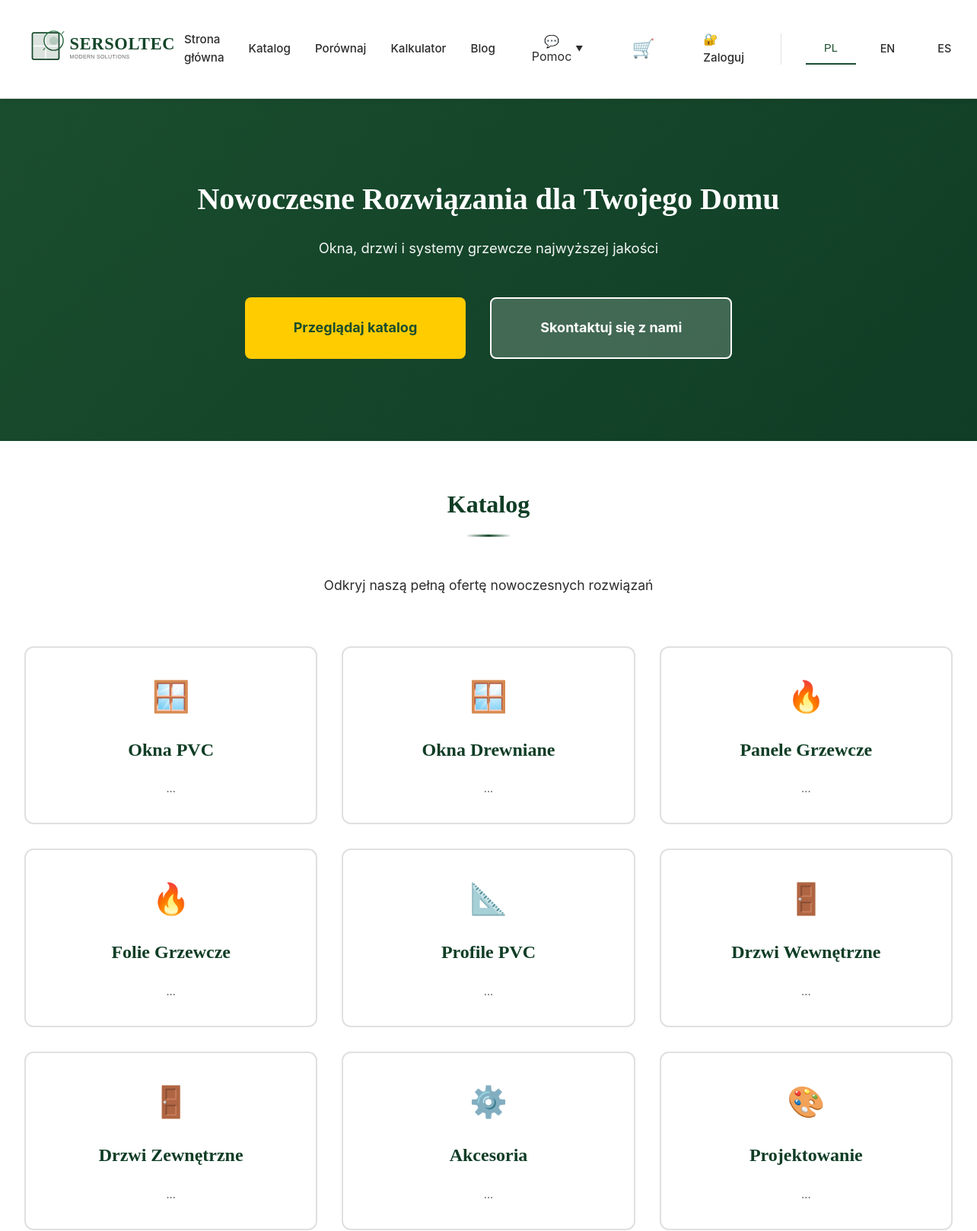
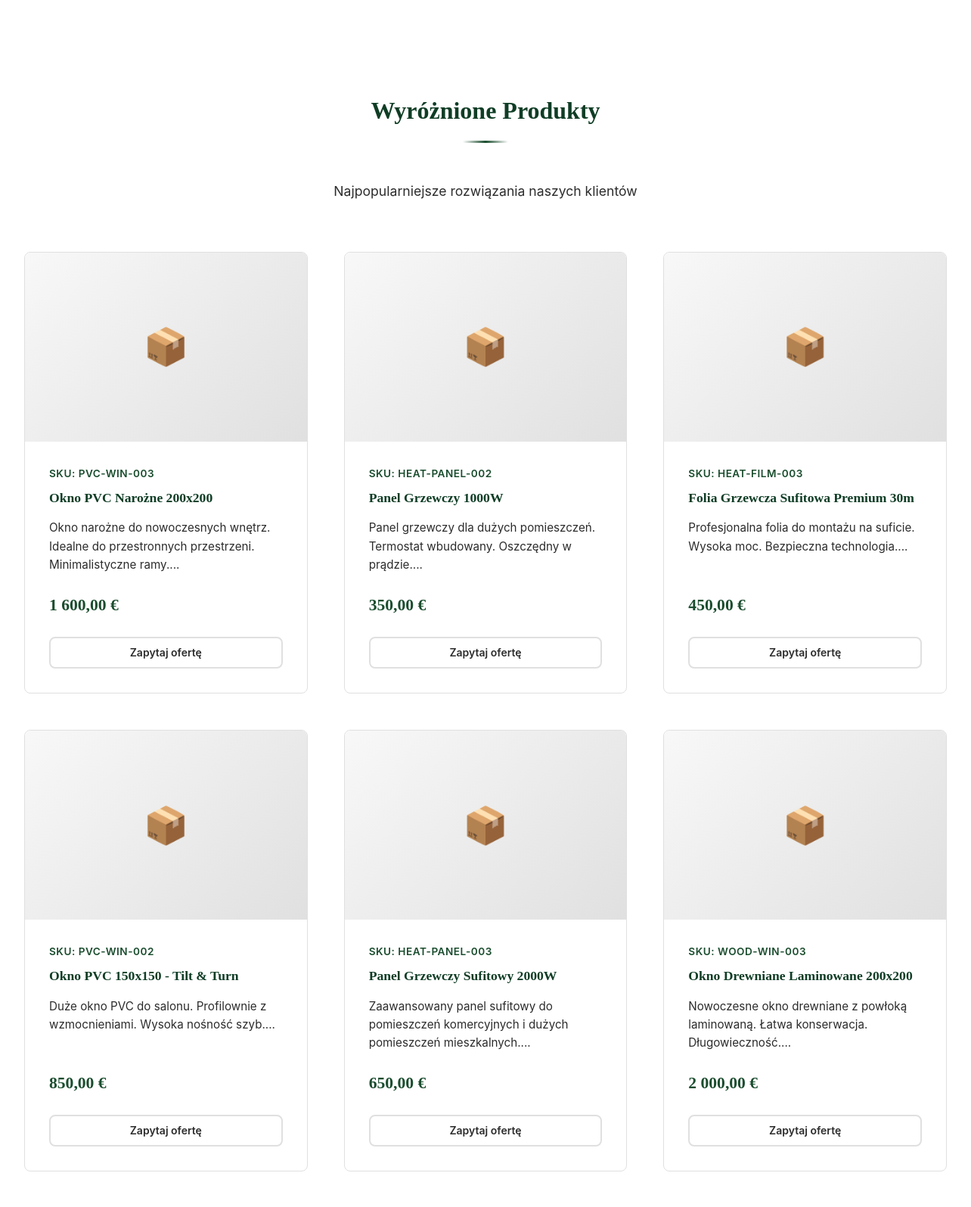
The page / (upper part) on the database its author committed (2 pictures, top to bottom).
### tables this page shows
CREATE TABLE `categories` (
  `id` int NOT NULL AUTO_INCREMENT,
  `slug` varchar(100) NOT NULL,
  `name_pl` varchar(255) NOT NULL,
  `name_en` varchar(255) NOT NULL,
  `name_es` varchar(255) NOT NULL,
  `description_pl` text,
  `description_en` text,
  `description_es` text,
  `icon` varchar(50) DEFAULT NULL,
  `order` int DEFAULT '0',
  `active` tinyint DEFAULT '1',
  `created_at` timestamp NULL DEFAULT CURRENT_TIMESTAMP,
  PRIMARY KEY (`id`),
  UNIQUE KEY `slug` (`slug`)
);

CREATE TABLE `products` (
  `id` int NOT NULL AUTO_INCREMENT,
  `category_id` int NOT NULL,
  `sku` varchar(100) NOT NULL,
  `name_pl` varchar(255) NOT NULL,
  `name_en` varchar(255) NOT NULL,
  `name_es` varchar(255) NOT NULL,
  `description_pl` text,
  `description_en` text,
  `description_es` text,
  `specifications` json DEFAULT NULL,
  `price_base` decimal(10,2) DEFAULT NULL,
  `price_min` decimal(10,2) DEFAULT NULL,
  `price_max` decimal(10,2) DEFAULT NULL,
  `unit` varchar(50) DEFAULT NULL,
  `image` varchar(255) DEFAULT NULL,
  `images` json DEFAULT NULL,
  `weight` decimal(10,3) DEFAULT NULL,
  `active` tinyint DEFAULT '1',
  `b2b_only` tinyint DEFAULT '0',
  `created_at` timestamp NULL DEFAULT CURRENT_TIMESTAMP,
  `updated_at` timestamp NULL DEFAULT CURRENT_TIMESTAMP ON UPDATE CURRENT_TIMESTAMP,
  PRIMARY KEY (`id`),
  UNIQUE KEY `sku` (`sku`),
  KEY `category_id` (`category_id`),
  KEY `active` (`active`),
  CONSTRAINT `products_ibfk_1` FOREIGN KEY (`category_id`) REFERENCES `categories` (`id`) ON DELETE CASCADE
);

### config.php (called while the page is built, shortened)
<?php
if (!function_exists('safe_currency_symbol')) {
    function safe_currency_symbol(): string {
        return '€';
    }
}
function getCurrentLanguage() {
    return $_SESSION['language'] ?? 'pl';
}
function t($key, $lang = null) {
    global $translations;
    if ($lang === null) {
        $lang = getCurrentLanguage();
    }
    return $translations[$lang][$key] ?? $key;
}
if (!function_exists('formatPrice')) {
    function formatPrice($price) {
        return number_format($price, 2, ',', ' ') . ' ' . safe_currency_symbol();
    }
}

### includes/get-category-svg.php (called while the page is built, shortened)
<?php
function getCategorySvgIcon(string $slug): string
{
    return trim($icons[$slug] ?? '');
}

### index.php (the view, shortened to what this page needs)
<?php
require_once 'config.php';
require_once 'includes/get-category-svg.php';
$current_lang = getCurrentLanguage();
$stmt = $pdo->query("SELECT * FROM categories WHERE active = 1 ORDER BY `order`");
$categories = $stmt->fetchAll();
$stmt = $pdo->query("SELECT * FROM products WHERE active = 1 ORDER BY RAND() LIMIT 12");
$featured_products = $stmt->fetchAll();
?>
<!DOCTYPE html>
<html lang="<?php echo $current_lang; ?>">
<head>
    <link rel="stylesheet" href="assets/css/styles.css">
    <link rel="stylesheet" href="assets/css/responsive.css">
</head>
<body>
<?php include 'includes/header.php'; ?>
<section class="hero-home">
    <div class="hero-content">
        <h1><?php echo t('hero_title'); ?></h1>
        <p><?php echo t('hero_subtitle'); ?></p>
        <div class="hero-buttons">
            <a href="pages/products.php" class="btn btn-primary btn-lg">
                <?php echo t('hero_cta'); ?>
            </a>
            <a href="pages/contact.php" class="btn btn-secondary btn-lg">
                <?php echo t('hero_contact'); ?>
            </a>
        </div>
    </div>
</section>
<section class="categories-section">
    <div class="container">
        <div class="section-header">
            <h2><?php echo t('nav_products'); ?></h2>
            <p><?php echo t('home_categories_subtitle'); ?></p>
        </div>
        <div class="categories-grid">
            <?php foreach ($categories as $cat): ?>
                <a href="pages/products.php?category=<?php echo urlencode($cat['slug']); ?>" class="category-card">
                    <div class="category-icon">
    <?php
        $svg_code = getCategorySvgIcon($cat['slug']);
        if ($svg_code) {
            echo $svg_code;
        } else {
            echo $cat['icon'] ?? '📦';
        }
    ?>
</div>
                    <h3><?php
                        $lang_key = 'name_' . $current_lang;
                        echo htmlspecialchars($cat[$lang_key]);
                    ?></h3>
                    <p class="category-desc">
                        <?php
                            $lang_key = 'description_' . $current_lang;
                            echo htmlspecialchars(substr($cat[$lang_key] ?? '', 0, 80)) . '...';
                        ?>
                    </p>
                </a>
            <?php endforeach; ?>
        </div>
    </div>
</section>
<section class="featured-section">
    <div class="container">
        <div class="section-header">
            <h2><?php echo t('home_featured_title'); ?></h2>
            <p><?php echo t('home_featured_subtitle'); ?></p>
        </div>
        <div class="products-grid">
            <?php foreach ($featured_products as $product): ?>
                <div class="product-card">
                    <div class="product-image">
                        <?php if ($product['image']): ?>
                            <img src="assets/images/products/<?php echo htmlspecialchars($product['image']); ?>" alt="<?php echo htmlspecialchars($product['name_' . $current_lang]); ?>">
                        <?php else: ?>
                            <span>📦</span>
                        <?php endif; ?>
                    </div>
                    <div class="product-info">
                        <div class="product-category">SKU: <?php echo htmlspecialchars($product['sku']); ?></div>
                        <h3 class="product-name"><?php echo htmlspecialchars($product['name_' . $current_lang]); ?></h3>
                        <p class="product-desc"><?php
                            echo htmlspecialchars(substr($product['description_' . $current_lang], 0, 100));
                        ?>...</p>
                        <?php if ($product['price_base']): ?>
                            <div class="product-price"><?php echo formatPrice($product['price_base']); ?></div>
                        <?php else: ?>
                            <div class="product-price"><?php echo t('product_contact_for_price'); ?></div>
                        <?php endif; ?>
                        <div class="product-actions">
                            <a href="pages/product-detail.php?id=<?php echo $product['id']; ?>" class="btn btn-outline btn-sm">
                                <?php echo t('product_inquire'); ?>
                            </a>
                        </div>
                    </div>
                </div>
            <?php endforeach; ?>
        </div>
    </div>
</section>
<?php
include('includes/footer.php'); ?>
</body>
</html>

### assets/css/responsive.css (style rules this page uses)
.categories-grid { display: grid; grid-template-columns: repeat(3, 1fr); gap: var(--spacing-lg); margin-top: var(--spacing-xl); }
.category-card { background: var(--color-white); border: 2px solid var(--color-gray); border-radius: var(--radius-lg); padding: var(--spacing-lg); text-align: center; transition: all var(--transition-normal); text-decoration: none; color: var(--color-text); display: flex; flex-direction: column; gap: var(--spacing-md); }
.category-icon { font-size: 2.5rem; }
.category-card h3 { margin: 0; color: var(--color-primary-dark); }
.category-desc { font-size: 0.9rem; color: var(--color-text); opacity: 0.8; margin: 0; }
.featured-section { padding: var(--spacing-xxl) var(--spacing-lg); background: var(--color-white); }

### rows shown on the page
categories: icon "🪟", name_pl "Okna PVC"
categories: icon "🪟", name_pl "Okna Drewniane"
categories: icon "🔥", name_pl "Panele Grzewcze"
categories: icon "🔥", name_pl "Folie Grzewcze"
categories: icon "📐", name_pl "Profile PVC"
categories: icon "🚪", name_pl "Drzwi Wewnętrzne"
categories: icon "🚪", name_pl "Drzwi Zewnętrzne"
categories: icon "⚙️", name_pl "Akcesoria"
categories: icon "🎨", name_pl "Projektowanie"
products: sku "PVC-WIN-003", name_pl "Okno PVC Narożne 200x200", description_pl "Okno narożne do nowoczesnych wnętrz. Idealne do przestronnych przestrzeni. Minimalistyczne ramy.", price_base "1 600,00 €"
products: sku "HEAT-PANEL-002", name_pl "Panel Grzewczy 1000W", description_pl "Panel grzewczy dla dużych pomieszczeń. Termostat wbudowany. Oszczędny w prądzie.", price_base "350,00 €"
products: sku "HEAT-FILM-003", name_pl "Folia Grzewcza Sufitowa Premium 30m", description_pl "Profesjonalna folia do montażu na suficie. Wysoka moc. Bezpieczna technologia.", price_base "450,00 €"
products: sku "PVC-WIN-002", name_pl "Okno PVC 150x150 - Tilt & Turn", description_pl "Duże okno PVC do salonu. Profilownie z wzmocnieniami. Wysoka nośność szyb.", price_base "850,00 €"
products: sku "HEAT-PANEL-003", name_pl "Panel Grzewczy Sufitowy 2000W", description_pl "Zaawansowany panel sufitowy do pomieszczeń komercyjnych i dużych pomieszczeń mieszkalnych.", price_base "650,00 €"
products: sku "WOOD-WIN-003", name_pl "Okno Drewniane Laminowane 200x200", description_pl "Nowoczesne okno drewniane z powłoką laminowaną. Łatwa konserwacja. Długowieczność.", price_base "2 000,00 €"

### other values the page prints
t('nav_home') "Strona główna"
t('nav_products') "Katalog"
t('nav_calculator') "Kalkulator"
t('nav_help') "Pomoc"
$lang_code "PL"
$lang_code "EN"
$lang_code "ES"
t('hero_title') "Nowoczesne Rozwiązania dla Twojego Domu"
t('hero_subtitle') "Okna, drzwi i systemy grzewcze najwyższej jakości"
t('hero_cta') "Przeglądaj katalog"
t('hero_contact') "Skontaktuj się z nami"
t('home_categories_subtitle') "Odkryj naszą pełną ofertę nowoczesnych rozwiązań"
t('home_featured_title') "Wyróżnione Produkty"
t('home_featured_subtitle') "Najpopularniejsze rozwiązania naszych klientów"
